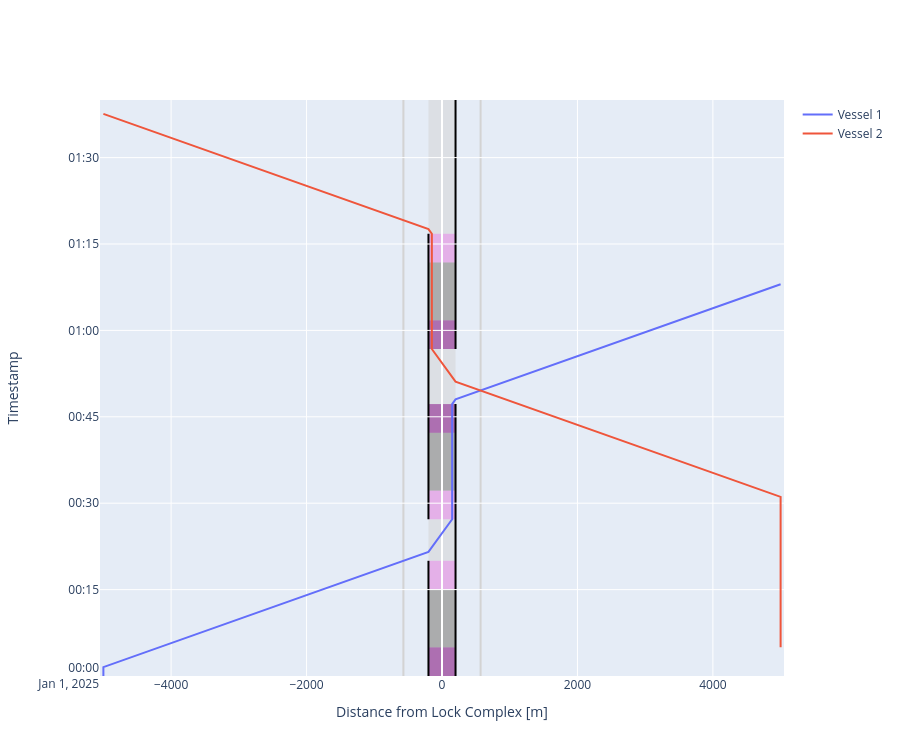

Notebook code for this chart:
### Markdown cell above
##### Time-distance diagram
The time-distance diagram indeed confirms double waiting times, and three lock operations.

### Code cell
def cm_to_pixels(cm):
    return cm * 37.8 # Set figure height to 10 cmfig.update_layout(height=cm_to_pixels(10))

# We can plot the time-distance diagram
fig = lock_chamber.plot(xlimmin = -5050, 
                        xlimmax = 5050, 
                        ylimmin = pd.Timestamp('2025-01-01 00:00:00'),
                        ylimmax = pd.Timestamp('2025-01-01 01:40:00'),
                        method='Plotly')

fig.update_layout(height=cm_to_pixels(20))

### Figure 1 — Plotly figure (JSON) as saved in the notebook; plotly's stock layout.template omitted (floating-point values rounded to 4 significant figures)
{"data": [{"mode": "lines", "name": "Vessel 1", "type": "scatter", "x": [-5000.0, -5000.0, -5000.0, -5000.0, -200.0, -200.0, 150.0, 150.0, 150.0, 150.0, 150.0, 150.0, 150.0, 150.0, 200.0, 200.0, 570.0, 5000.0], "xaxis": "x", "y": ["2025-01-01T00:00:00", "2025-01-01T00:00:00", "2025-01-01T00:01:32.500000", "2025-01-01T00:01:32.500000", "2025-01-01T00:21:32.500000", "2025-01-01T00:21:32.500000", "2025-01-01T00:27:12.672786", "2025-01-01T00:27:12.672786", "2025-01-01T00:32:12.672786", "2025-01-01T00:32:12.672786", "2025-01-01T00:42:12.672786", "2025-01-01T00:42:12.672786", "2025-01-01T00:47:12.672786", "2025-01-01T00:47:12.672786", "2025-01-01T00:48:01.268899", "2025-01-01T00:48:01.268899", "2025-01-01T00:49:33.768899", "2025-01-01T01:08:01.268899"], "yaxis": "y"}, {"mode": "lines", "name": "Vessel 2", "type": "scatter", "x": [5000.0, 5000.0, 5000.0, 5000.0, 200.0, 200.0, -150.0, -150.0, -150.0, -150.0, -150.0, -150.0, -150.0, -150.0, -200.0, -200.0, -570.0, -5000.0], "xaxis": "x", "y": ["2025-01-01T00:05:00", "2025-01-01T00:05:00", "2025-01-01T00:31:06.268898", "2025-01-01T00:31:06.268898", "2025-01-01T00:51:06.268898", "2025-01-01T00:51:06.268898", "2025-01-01T00:56:46.441684", "2025-01-01T00:56:46.441685", "2025-01-01T01:01:46.441685", "2025-01-01T01:01:46.441685", "2025-01-01T01:11:46.441685", "2025-01-01T01:11:46.441685", "2025-01-01T01:16:46.441685", "2025-01-01T01:16:46.441685", "2025-01-01T01:17:35.037797", "2025-01-01T01:17:35.037797", "2025-01-01T01:19:07.537797", "2025-01-01T01:37:35.037797"], "yaxis": "y"}], "layout": {"height": 756, "shapes": [{"fillcolor": "lightgrey", "layer": "below", "line": {"width": 0}, "name": "Lock Geometry", "opacity": 0.5, "type": "rect", "x0": -200, "x1": 200, "y0": "2025-01-01T00:00:00", "y1": "2025-01-01T01:40:00"}, {"fillcolor": "purple", "layer": "below", "line": {"width": 0}, "name": "Lock gate closing", "opacity": 0.5, "type": "rect", "x0": -200, "x1": 200, "xref": "x", "y0": "2025-01-01T00:00:00", "y1": "2025-01-01T00:05:00", "yref": "y"}, {"fillcolor": "grey", "layer": "below", "line": {"width": 0}, "name": "Lock levelling", "opacity": 0.5, "type": "rect", "x0": -200, "x1": 200, "xref": "x", "y0": "2025-01-01T00:05:00", "y1": "2025-01-01T00:15:00", "yref": "y"}, {"fillcolor": "violet", "layer": "below", "line": {"width": 0}, "name": "Lock gate opening", "opacity": 0.5, "type": "rect", "x0": -200, "x1": 200, "xref": "x", "y0": "2025-01-01T00:15:00", "y1": "2025-01-01T00:20:00", "yref": "y"}, {"fillcolor": "violet", "layer": "below", "line": {"width": 0}, "name": "Lock gate closing", "opacity": 0.5, "type": "rect", "x0": -200, "x1": 200, "xref": "x", "y0": "2025-01-01T00:27:12.672786", "y1": "2025-01-01T00:32:12.672786", "yref": "y"}, {"fillcolor": "grey", "layer": "below", "line": {"width": 0}, "name": "Lock levelling", "opacity": 0.5, "type": "rect", "x0": -200, "x1": 200, "xref": "x", "y0": "2025-01-01T00:32:12.672786", "y1": "2025-01-01T00:42:12.672786", "yref": "y"}, {"fillcolor": "purple", "layer": "below", "line": {"width": 0}, "name": "Lock gate opening", "opacity": 0.5, "type": "rect", "x0": -200, "x1": 200, "xref": "x", "y0": "2025-01-01T00:42:12.672786", "y1": "2025-01-01T00:47:12.672786", "yref": "y"}, {"fillcolor": "purple", "layer": "below", "line": {"width": 0}, "name": "Lock gate closing", "opacity": 0.5, "type": "rect", "x0": -200, "x1": 200, "xref": "x", "y0": "2025-01-01T00:56:46.441685", "y1": "2025-01-01T01:01:46.441685", "yref": "y"}, {"fillcolor": "grey", "layer": "below", "line": {"width": 0}, "name": "Lock levelling", "opacity": 0.5, "type": "rect", "x0": -200, "x1": 200, "xref": "x", "y0": "2025-01-01T01:01:46.441685", "y1": "2025-01-01T01:11:46.441685", "yref": "y"}, {"fillcolor": "violet", "layer": "below", "line": {"width": 0}, "name": "Lock gate opening", "opacity": 0.5, "type": "rect", "x0": -200, "x1": 200, "xref": "x", "y0": "2025-01-01T01:11:46.441685", "y1": "2025-01-01T01:16:46.441685", "yref": "y"}, {"fillcolor": "darkgrey", "layer": "below", "line": {"width": 0}, "name": "Lock gate opening", "opacity": 0.5, "type": "rect", "x0": -200, "x1": 200, "xref": "x", "y0": "2025-01-01T00:05:00", "y1": "2025-01-01T00:15:00", "yref": "y"}, {"fillcolor": "darkgrey", "layer": "below", "line": {"width": 0}, "name": "Lock gate opening", "opacity": 0.5, "type": "rect", "x0": -200, "x1": 200, "xref": "x", "y0": "2025-01-01T00:32:12.672786", "y1": "2025-01-01T00:42:12.672786", "yref": "y"}, {"fillcolor": "darkgrey", "layer": "below", "line": {"width": 0}, "name": "Lock gate opening", "opacity": 0.5, "type": "rect", "x0": -200, "x1": 200, "xref": "x", "y0": "2025-01-01T01:01:46.441685", "y1": "2025-01-01T01:11:46.441685", "yref": "y"}, {"layer": "below", "line": {"color": "black"}, "name": "Lock gate opening", "type": "line", "x0": -200, "x1": -200, "xref": "x", "y0": "2025-01-01T00:00:00", "y1": "2025-01-01T00:20:00", "yref": "y"}, {"layer": "below", "line": {"color": "black"}, "name": "Lock gate opening", "type": "line", "x0": -200, "x1": -200, "xref": "x", "y0": "2025-01-01T00:27:12.672786", "y1": "2025-01-01T01:16:46.441685", "yref": "y"}, {"layer": "below", "line": {"color": "black"}, "name": "Lock gate opening", "type": "line", "x0": 200, "x1": 200, "xref": "x", "y0": "2025-01-01T00:00:00", "y1": "2025-01-01T00:47:12.672786", "yref": "y"}, {"layer": "below", "line": {"color": "black"}, "name": "Lock gate opening", "type": "line", "x0": 200, "x1": 200, "xref": "x", "y0": "2025-01-01T00:56:46.441685", "y1": "2025-01-01T01:40:00", "yref": "y"}, {"layer": "below", "line": {"color": "lightgrey"}, "type": "line", "x0": -570, "x1": -570, "xref": "x", "y0": 0, "y1": 1, "yref": "y domain"}, {"layer": "below", "line": {"color": "lightgrey"}, "type": "line", "x0": 570, "x1": 570, "xref": "x", "y0": 0, "y1": 1, "yref": "y domain"}], "showlegend": true, "xaxis": {"anchor": "y", "domain": [0, 1], "range": [-5050, 5050], "title": {"text": "Distance from Lock Complex [m]"}}, "yaxis": {"anchor": "x", "domain": [0, 1], "range": ["2025-01-01T00:00:00", "2025-01-01T01:40:00"], "title": {"text": "Timestamp"}}}}
